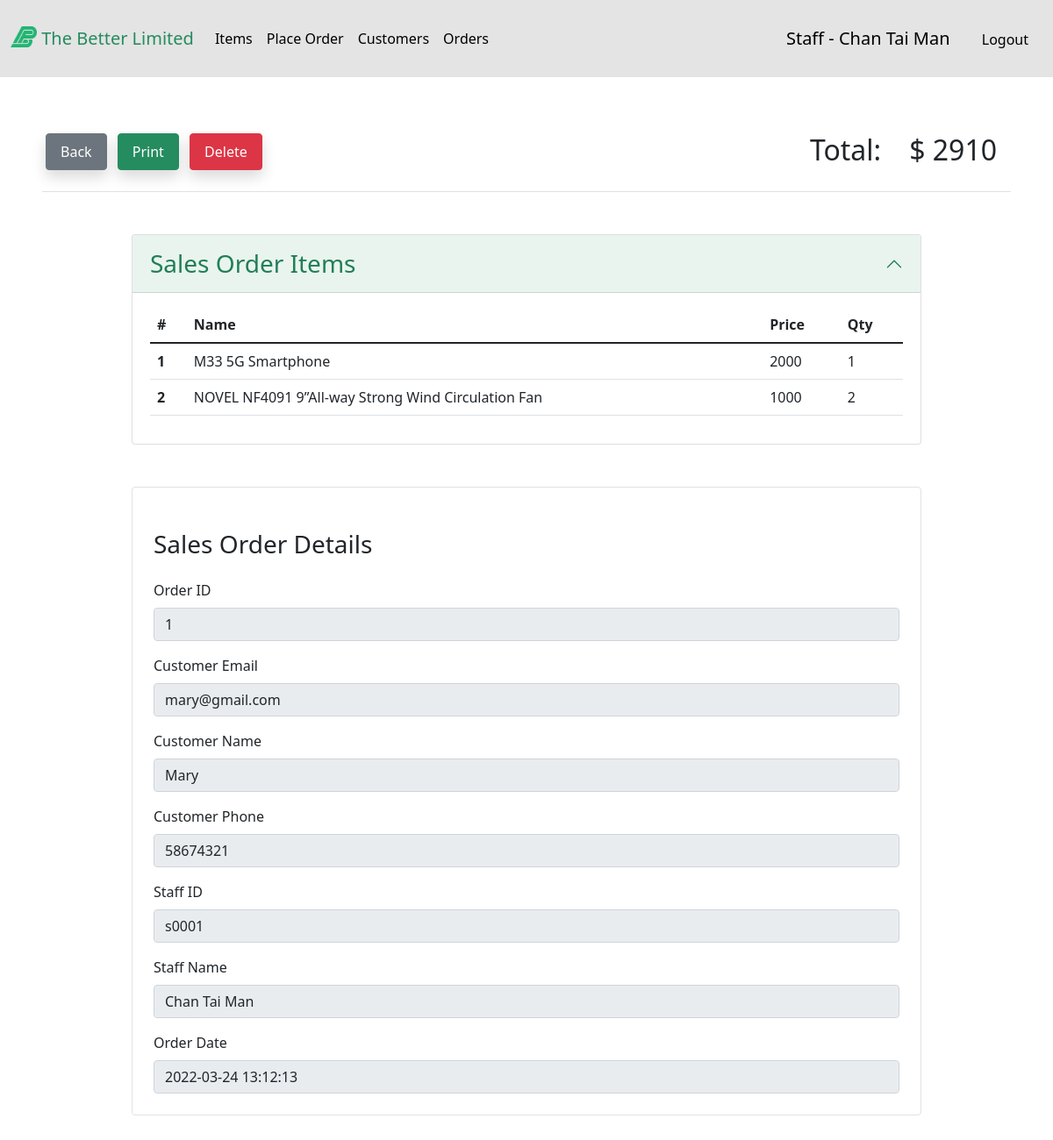
The app's page /pages/order_detail.php?id=1 (signed in) with its own data.
### tables this page shows
CREATE TABLE `Orders` (
  `orderID` varchar(255) NOT NULL,
  `customerEmail` varchar(50) NOT NULL,
  `staffID` varchar(50) NOT NULL,
  `dateTime` timestamp NOT NULL DEFAULT current_timestamp() ON UPDATE current_timestamp(),
  `deliveryAddress` varchar(255) DEFAULT NULL,
  `deliveryDate` date DEFAULT NULL,
  `orderAmount` double NOT NULL
);

CREATE TABLE `Customer` (
  `customerEmail` varchar(50) NOT NULL,
  `customerName` varchar(100) NOT NULL,
  `phoneNumber` varchar(255) DEFAULT NULL
);

CREATE TABLE `Item` (
  `itemID` int(11) NOT NULL,
  `itemName` varchar(255) NOT NULL,
  `itemDescription` text DEFAULT NULL,
  `stockQuantity` int(11) NOT NULL DEFAULT 0,
  `price` double NOT NULL
);

CREATE TABLE `ItemOrders` (
  `orderID` varchar(255) NOT NULL,
  `itemID` int(11) NOT NULL,
  `orderQuantity` int(5) NOT NULL,
  `soldPrice` double NOT NULL
);

CREATE TABLE `Staff` (
  `staffID` varchar(50) NOT NULL,
  `staffName` varchar(100) NOT NULL,
  `password` varchar(50) NOT NULL,
  `position` varchar(50) NOT NULL
);

### web/pages/order_detail.php (the view, shortened to what this page needs)
<?php
    $id = $_GET["id"];
    $sql = "
    SELECT `Customer`.*, `ItemOrders`.*, `Orders`.*, `Staff`.*, `Item`.*
        FROM `Customer`, `ItemOrders`
        INNER JOIN `Orders` ON `ItemOrders`.`orderID` = `Orders`.`orderID`
        INNER JOIN `Staff` ON `Orders`.`staffID` = `Staff`.`staffID`
        INNER JOIN `Item` ON `ItemOrders`.`itemID` = `Item`.`itemID`
        WHERE `Orders`.`orderID` =  $id AND
            `Customer`.`customerEmail` = `Orders`.`customerEmail`
        ORDER BY `Item`.`itemName` ASC;
    ";
    $conn = get_db_connection();
    $result = $conn->query($sql);
    $rows = [];
    if ($result->num_rows > 0) {
        while ($row = $result->fetch_assoc()) {
            $rows[] = $row;
        }
    }
    $orderId = $rows[0]['orderID'];
    $email = $rows[0]['customerEmail'];
    $name = $rows[0]['customerName'];
    $phone = $rows[0]['phoneNumber'];
    $staffId = $rows[0]['staffID'];
    $staffName = $rows[0]['staffName'];
    $orderDate = $rows[0]['dateTime'];
    $total = $rows[0]['orderAmount'];
?>
<!DOCTYPE html>
<html lang="en">
<head>
    <link rel="stylesheet" href="../css/bootstrap.css">
    <link rel="stylesheet" href="../css/style.css">
</head>
<body onload="w3.includeHTML();">
    <?php include_once "./header.php"; ?>
    <div class="m-5 py-3 border-bottom disappear-print">
        <a href="<?php echo $_SERVER["HTTP_REFERER"] ?>" class="btn btn-secondary px-3 mx-1 mb-2 p-2 rounded shadow">
            Back
        </a>
        <button class="h2 btn btn-primary text-white px-3 mx-1 p-2 rounded shadow" onclick="printReceipt()">
            Print
        </button>
        <button class="h2 btn btn-danger text-white px-3 mx-1 p-2 rounded shadow" data-bs-toggle="modal" data-bs-target="#modal">
            Delete
        </button>
        <span class="h2 float-end mx-3">
            $ <?php echo $total ?>
        </span>
        <span class="h2 float-end mx-3">
            Total:
        </span>
    </div>
    <div class="w-75 mx-auto my-5">
        <div class="accordion" id="accordionExample">
            <div class="accordion-item">
                <h3 class="accordion-header" id="panels-h1">
                    <button class="accordion-button fs-3" type="button" data-bs-toggle="collapse" data-bs-target="#panels-open" aria-expanded="true" aria-controls="panels-open">
                        Sales Order Items
                    </button>
                </h3>
                <div id="panels-open" class="accordion-collapse collapse show" aria-labelledby="panels-h1">
                  <div class="accordion-body">
                    <table class="table table-hover">
                        <thead>
                          <tr>
                            <th scope="col">#</th>
                            <th scope="col">Name</th>
                            <th scope="col">Price</th>
                            <th scope="col">Qty</th>
                          </tr>
                        </thead>
                        <tbody>
                            <?php
                                for($i = 1 ; $i <= count($rows) ; $i++)
                                {
                                    echo <<<EOF
                                        <tr>
                                            <th scope="row">$i</th>
                                            <td>{$rows[$i-1]['itemName']}</td>
                                            <td>{$rows[$i-1]['soldPrice']}</td>
                                            <td>{$rows[$i-1]['orderQuantity']}</td>
                                        </tr>
                                    EOF;
                                };
                            ?>
                        </tbody>
                      </table>
                  </div>
                </div>
              </div>
        </div>
        <div class="sub-form border rounded mt-5">
                <h3 class="mx-4 mt-5">Sales Order Details</h3>
                <div class="order-form m-4">
                    <div class="mb-3">
                        <label for="id" class="form-label">Order ID</label>
                        <input readonly disabled type="text" id="id" name="id" class="form-control" value="<?php echo $orderId ?>">
                    </div>
                    <div class="mb-3">
                        <label for="email" class="form-label">Customer Email</label>
                        <input disabled readonly type="text" class="form-control" id="email" value="<?php echo $email ?>">
                    </div>
                    <div class="mb-3">
                        <label for="email" class="form-label">Customer Name</label>
                        <input disabled readonly type="text" class="form-control" id="email" value="<?php echo $name ?>">
                    </div>
                    <div class="mb-3">
                        <label for="email" class="form-label">Customer Phone</label>
                        <input disabled readonly type="number" class="form-control" id="email" value="<?php echo $phone ?>">
                    </div>
                    <div class="mb-3">
                        <label for="staticEmail" class="form-label">Staff ID</label>
                        <input type="text" readonly class="form-control" id="staticEmail" value="<?php echo $staffId ?>" disabled>
                    </div>
                    <div class="mb-3">
                        <label for="staticEmail" class="form-label">Staff Name</label>
                        <input type="text" readonly class="form-control" id="staticEmail" value="<?php echo $staffName ?>" disabled>
                    </div>
                    <div class="mb-3">
                        <label for="staticEmail" class="form-label">Order Date</label>
                        <input type="text" readonly class="form-control" id="staticEmail" value="<?php echo $orderDate ?>" disabled>
                    </div>
                </div>
            </div>
        </div>
</body>
</html>

### web/pages/header.php (shortened to what this page needs)
<div class="w-100">
    <nav class="navbar navbar-expand-lg py-4" style="background-color:#e4e4e4">
        <div class="container-fluid">
            <a class="navbar-brand" href="./index.php">
                <img src="../assert/main.png" alt="" width="30" height="24" class="d-inline-block align-text-top">
                The Better Limited
            </a>
          <div class="collapse navbar-collapse" id="navbarNav">
            <ul class="navbar-nav  me-auto mb-2 mb-lg-0">
              <li class="nav-item">
                <a class="nav-link active text-black" aria-current="page" href="./<?php echo $_SESSION['position']?>/items.php">
                    Items
                </a>
              </li>
              <li class="nav-item">
                <a class="nav-link text-black" href="./placeorder.php">
                    Place Order
                </a>
              </li>
              <li class="nav-item">
                <a class="nav-link text-black" href="./account.php">
                    Customers
                </a>
              </li>
              <li class="nav-item">
                <a class="nav-link text-black" href="./order.php">
                    Orders
                </a>
              </li>
            </ul>
            <span>
                <span class="text-black fs-5 mx-3"><?php echo $_SESSION['position'] ?> - <?php echo $_SESSION['staff_name'] ?></span>
                <a href="../login.php" class="nav-link d-inline">
                    <span class="text-black">Logout</span>
                </a>
            </span>
          </div>
        </div>
    </nav>
</div>

### records on screen
orders: orderAmount "2910", id "1", customerEmail "mary@gmail.com", dateTime "2022-03-24 13:12:13"
customer: item.itemName "M33 5G Smartphone", itemorders.soldPrice "2000", itemorders.orderQuantity "1", item.itemName "NOVEL NF4091 9”All-way Strong Wind Circulation Fan", itemorders.soldPrice "1000", itemorders.orderQuantity "2", customerName "Mary", phoneNumber "58674321"
staff: staffID "s0001", staffName "Chan Tai Man"

### other values on screen
$_SESSION['position'] "Staff"
$_SESSION['staff_name'] "Chan Tai Man"
